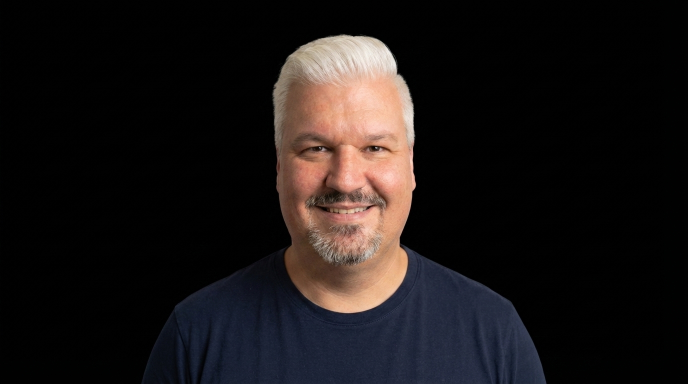
#> input picture skills/video-editing/package-youtube-videos/assets/leon/leon_front.jpg, 1376 x 768 px (shown at 1/2 size)
$ python -i tools.py   (imports and definitions only)
#> lines starting #> are read from the running program, lines starting #| are printed output that depends on the picture
"""Designer helpers. Run from the work folder:  python <skill>/scripts/tools.py <cmd> ...

  sheet  <out.jpg> <img> [<img> ...]            takes side by side (to compare takes at a glance)
  feed   <img> <out.jpg> [--title "..."]        the thumbnail where it will live: a dark YouTube home row among real
                                                current videos from research/thumbs (hits and flops alike), at 3 sizes
                                                (400 / 246 / 168 px)
  face   <img> <out.jpg> [--ref smile|serious]  likeness check at NATIVE pixels: the image's face, never shrunk, beside
                                                one of Leon's reference portraits scaled to the same face height. Pass
                                                the full-size original (out/<id>_full.png). Without --ref it writes
                                                two sheets, <out>_smile and <out>_serious. Prints the face height.
  logo   <img> <out.png> --logo <png> --box x,y,w,h [--rot deg] [--clear [--clear-pad 8]]
                                                paste an OFFICIAL logo (transparent PNG) over a wrong one; x,y,w,h in
                                                pixels of <img>; the logo is fitted inside the box, centred. --clear
                                                first removes the drawn mark (a logo on open ground only), so the
                                                official one goes in at the same size with no fringe of the old colour
  export <img> <out.jpg>                        the 1280x720 REVIEW file (centre-cropped to 16:9, plain downscale, no
                                                sharpening): what goes on the page and into the feed tests. Not for upload.
  upload <full.png> <out.jpg>                   one 3840x2160 UPLOAD file from a full-size original (plain enlargement)
  finals <report/data.json> [final] [--originals out]
                                                the upload folder, every time: each image on the page at 3840x2160 (made
                                                from its full-size original in out/), named by concept number and the
                                                title it is paired with (03-<title-in-hyphens>.jpg, ...-alt.jpg), plus
                                                TEST_ORDER.txt (which to upload first, each title, and every file's concept)

Nothing here may touch Leon himself: `logo` is the only command that alters pixels, and only for a logo.
"""
import sys, os, glob, random
from PIL import Image, ImageDraw, ImageFont, ImageFilter
HERE = os.getcwd()                                                   # the work folder
SKILL = os.path.dirname(os.path.dirname(os.path.abspath(__file__)))
# [5 lines left out: function font, not called in this run]
def fit169(im):
    w, h = im.size
#> w = 1376; h = 768
    if w / h > 16 / 9: nw = int(h * 16 / 9); im = im.crop(((w - nw) // 2, 0, (w - nw) // 2 + nw, h))
#> after `nw = int(h * 16 / 9)`: nw = 1365
    elif w / h < 16 / 9: nh = int(w * 9 / 16); im = im.crop((0, (h - nh) // 2, w, (h - nh) // 2 + nh))
    return im
def opt(n, d=None): return sys.argv[sys.argv.index(n) + 1] if n in sys.argv else d

# [103 lines left out: functions sheet, feed, face, logo, not called in this run]

def export(img, out):
    im = fit169(Image.open(img).convert("RGB")).resize((1280, 720), Image.LANCZOS)   # no sharpening: it made skin look crunchy
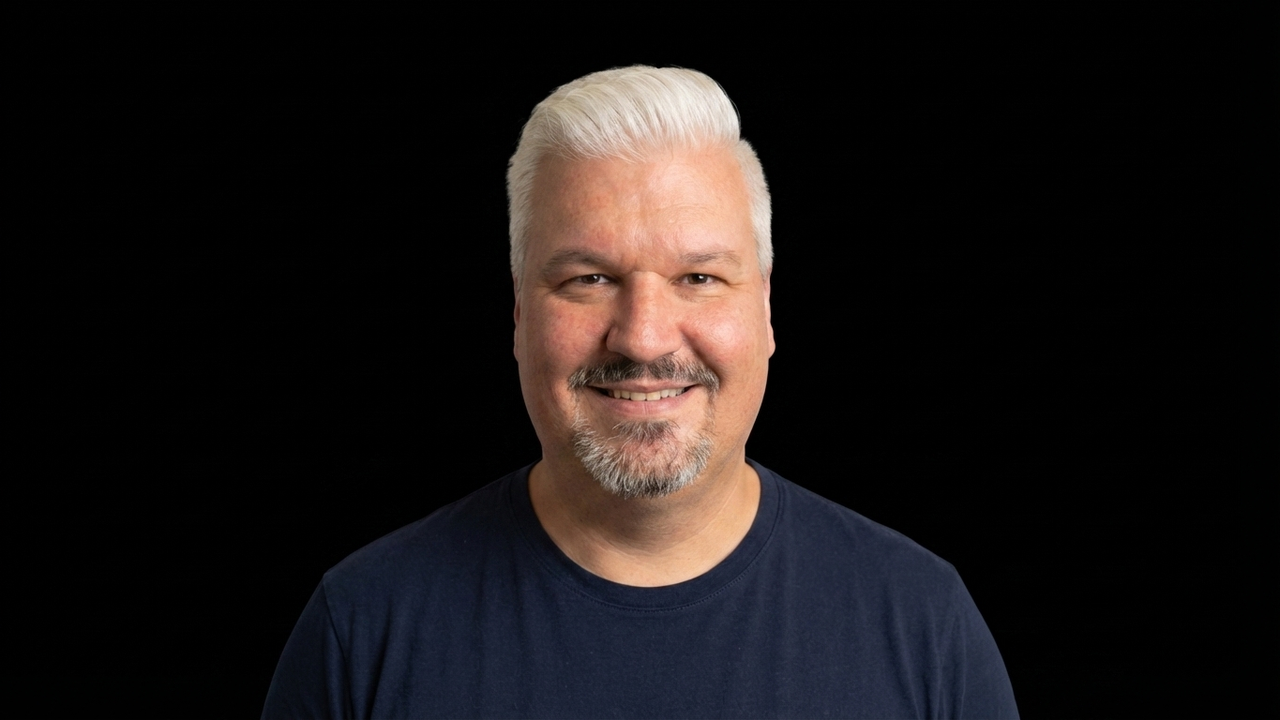
#> im: PIL image 1280x720 RGB; mean R, G, B 27, 22.4, 22.2
    im.save(out, quality=93, subsampling=0); print(out, im.size, "%d KB" % (os.path.getsize(out) // 1024))
#| out.png (1280, 720) 674 KB

UPLOAD = (3840, 2160)   # YouTube's recommended thumbnail size. Leon, 2026-11-23: "We need the 4K versions ... every time"
# [57 lines left out: functions upload, finals, not called in this run]

# [10 lines not run here, left out]

>>> result = export('../assets/leon/leon_front.jpg', 'out.png')
